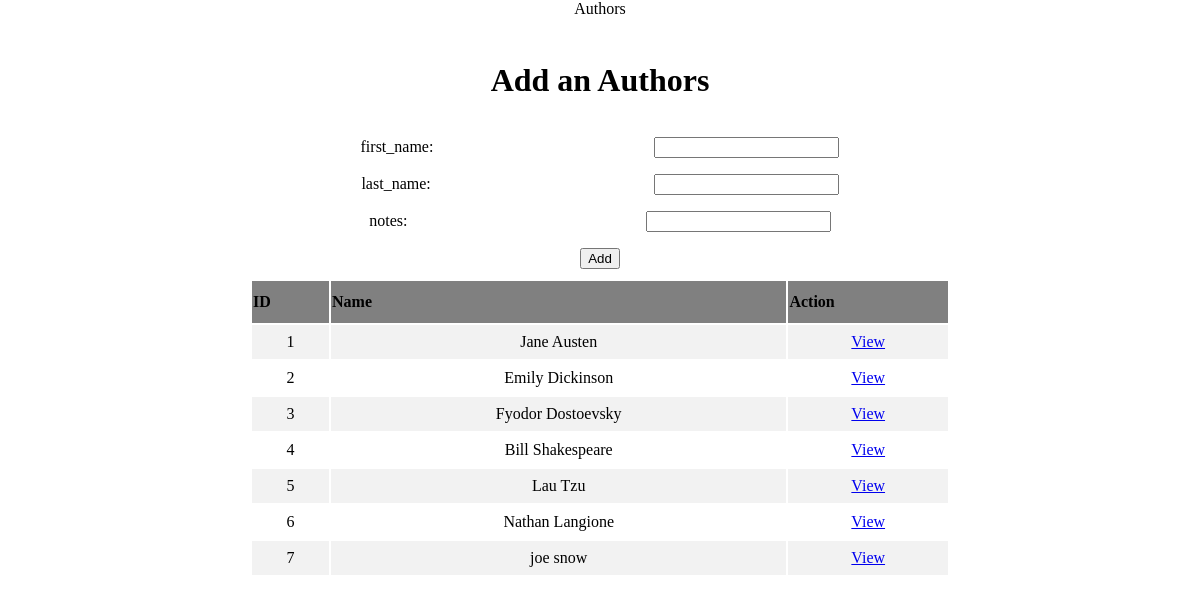
The app's page /authors with its own data.
### books_authors_app/models.py (models this page shows, shortened)
class Authors(models.Model):
    first_name = models.CharField(max_length=45)
    last_name = models.CharField(max_length=45)
    notes = models.TextField()
    books = models.ManyToManyField(Books, related_name="author")
    created_at = models.DateTimeField(auto_now_add=True)
    updated_at = models.DateTimeField(auto_now=True)

### books_authors_app/views.py (the view)
# urls.py: path('authors', views.authors),
def authors(request):
    context = {
        "all_authors": Authors.objects.all()
    }
    return render(request,'authors.html', context)

### books_authors_app/templates/authors.html (shortened to what this page needs)
<!DOCTYPE html>
<html>
    <head>
        <first_name>Authors</first_name>
        {% load static %}
        <link rel="stylesheet" href="{% static 'css/style.css' %}">
    </head>
    <body>
        <div>
            <h1> Add an Authors</h1>
            <form action="/create_author" method="post">
                <p>
                    first_name: <input name="first_name" type="text">
                </p>
                <p>
                    last_name: <input name="last_name" type="text">
                </p>
                <p>
                    notes: <input name="notes" type="text">
                </p>
                <button type="submit">Add</button>
            </form>
        </div>
        <div>
            <table>
                <tr>
                    <th>ID</th>
                    <th>Name</th>
                    <th>Action</th>
                </tr>
                {% for author in all_authors %}
                <tr>
                    <td>{{author.id}}</td>
                    <td>{{author.first_name}} {{author.last_name}}</td>
                    <td><a href="show_author/{{author.id}}">View</a></td>
                    {% endfor %}
                </tr>
            </table>
        </div>
    </body>

### books_authors_app/static/css/style.css (style rules this page uses)
body { display: flex; flex-direction: column; align-items: center; width: 900px; height: 900px; margin: auto; }
div { display: flex; flex-direction: column; text-align: center; width: 700px; height: fit-content; background-color: white; padding: 5px; }
td { padding: 8px; }
th { padding-top: 12px; padding-bottom: 12px; text-align: left; background-color: grey; }
tr:nth-child(even) { background-color: #f2f2f2; }
p { display: flex; align-items: center; justify-content: space-around; }

### records on screen
Authors: id "1", first_name "Jane", last_name "Austen"
Authors: id "2", first_name "Emily", last_name "Dickinson"
Authors: id "3", first_name "Fyodor", last_name "Dostoevsky"
Authors: id "4", first_name "Bill", last_name "Shakespeare"
Authors: id "5", first_name "Lau", last_name "Tzu"
Authors: id "6", first_name "Nathan", last_name "Langione"
Authors: id "7", first_name "joe", last_name "snow"
